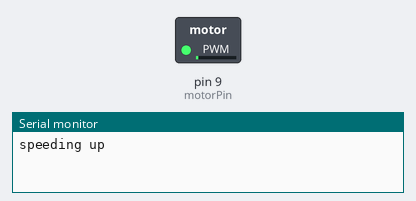
Simulated run of this sketch. Board: Arduino Uno, built with avr-gcc and run on an emulated ATmega328P. On the bench: switched loads named in the sketch (green lamp = pin HIGH), the last lines printed to the serial monitor.

Above: at 0.05 s.
At 1.2 s:
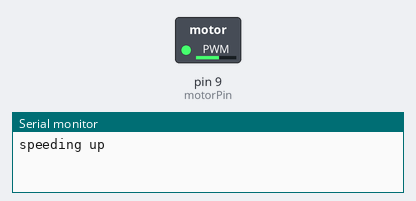
At 3.9 s:
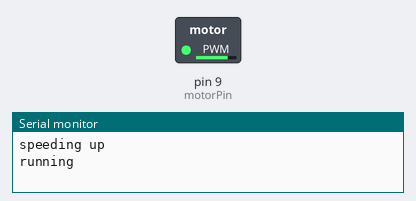
At 7.75 s:
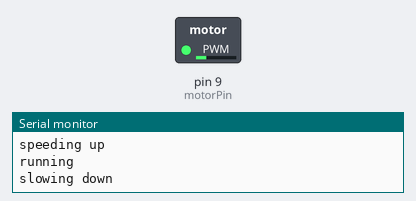
Timing chart, 0 to 14.7 s (numbered marks = the images above):
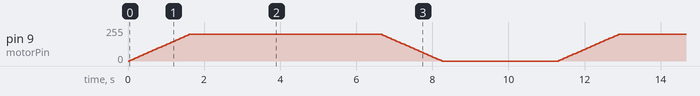

The sketch:

motor_spin.ino
```cpp
// motor spin test for the gearbox
// arduino uno. the motor runs through a mosfet, not straight off the pin
// (it pulls way more current than a pin can give)
//
// wiring:
//   pin 9 -> 220 ohm resistor -> mosfet gate
//   10k resistor from gate to gnd
//   mosfet source -> gnd (and the arduino gnd)
//   mosfet drain -> one motor wire
//   other motor wire -> + on the 2xAA pack (about 3V)
//   diode across the motor, stripe toward the +
//   battery - -> gnd
// using a logic level mosfet (IRLZ44N)

int motorPin = 9;
int topSpeed = 200;   // max is 255, go lower if its too fast

void setup() {
  pinMode(motorPin, OUTPUT);
  Serial.begin(9600);
}

void loop() {
  // speed up slowly so the gears dont get jolted
  Serial.println("speeding up");
  for (int s = 0; s <= topSpeed; s += 5) {
    analogWrite(motorPin, s);
    delay(40);
  }

  // hold for 5 sec
  Serial.println("running");
  delay(5000);

  // slow back down
  Serial.println("slowing down");
  for (int s = topSpeed; s >= 0; s -= 5) {
    analogWrite(motorPin, s);
    delay(40);
  }

  analogWrite(motorPin, 0);
  Serial.println("stopped");
  delay(3000);   // rest before going again
}
```
